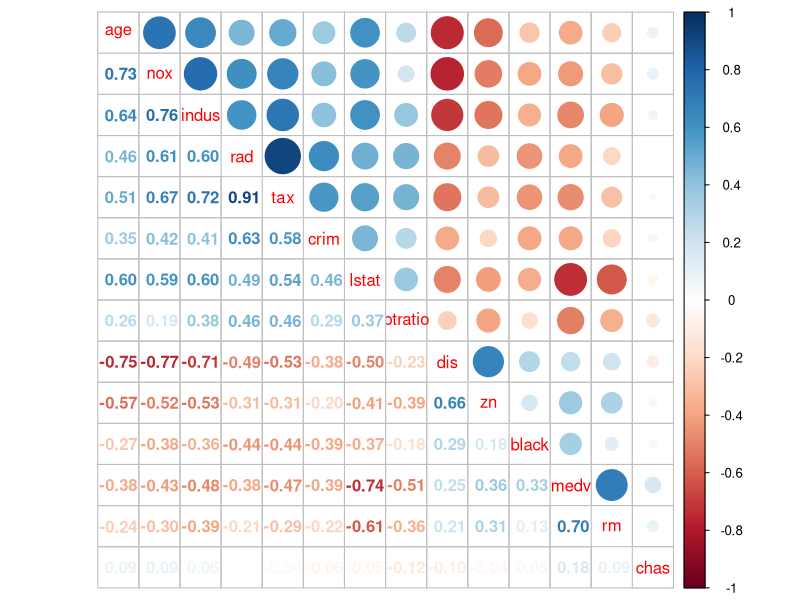
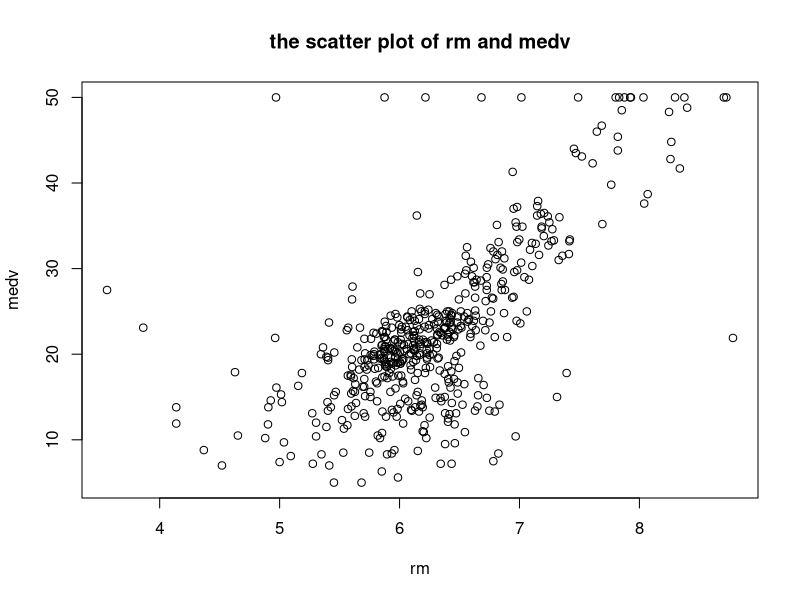

These charts were generated, in order, by the following R code: (Note: this script raises an error after producing the figures.)
library(MASS)
library(corrplot)
library(dplyr) 

summary(Boston)
head(Boston)
str(Boston)


Boston$chas <- as.numeric(as.character(Boston$chas))
corrplot.mixed(cor(Boston), order = 'AOE')

#As the plot shows the medv shows a strong relationship with the rm at 0.7, with the lstat at-0.74
#the ptratio at -0.51, several at aroud .40s


Boston$chas <- as.factor(Boston$chas)
Boston$rm <- as.numeric(as.character(Boston$rm))
Boston.df <- data.frame(Boston)
head(Boston.df)
names(Boston.df)

summary(Boston.df$rm)

plot(Boston.df$rm, Boston.df$medv, main="the scatter plot of rm and medv",xlab="rm",ylab="medv")
lm.fit_1=lm(medv~rm, data = Boston.df)
summary(lm.fit_1)
coef(lm.fit_rm)
confint(lm.fit_1)
plot(Boston.df$rm, Boston.df$medv, main="the scatter plot of rm and medv",xlab="rm",ylab="medv")
abline(lm.fit_1,lwd=3,col="red")

Boston.df$rm2<-Boston.df$rm*Boston.df$rm
lm.fit_2=lm(Boston.df$medv~Boston.df$rm2)
summary(lm.fit_2)
plot(Boston.df$medv~Boston.df$rm2)
abline(lm.fit_2,lwd=3,col="red")

lapply(Boston.df,is.numeric)
unlist(lapply(Boston.df,is.numeric))

#Add quadratic
lm.fit_3=lm(Boston.df$medv~Boston.df$rm2+Boston.df$rm)
summary(lm.fit_3)
plot(lm.fit_3)

#Add lstat

lm.fit_4=lm(Boston.df$medv~Boston.df$rm2+Boston.df$rm+Boston.df$lstat)
summary(lm.fit_4)
plot(lm.fit_4)

#add ptratio
lm.fit_5=lm(Boston.df$medv~Boston.df$rm2+Boston.df$rm+Boston.df$lstat+Boston.df$ptratio)
summary(lm.fit_5)
plot(lm.fit_5)



lm.fit_6=lm(Boston.df$medv~Boston.df$rm2+Boston.df$rm+Boston.df$lstat+Boston.df$ptratio+Boston.df$age+Boston.df$nox)
summary(lm.fit_6)
plot(lm.fit_6)

lm.fit_7=lm(Boston.df$medv~Boston.df$rm2+Boston.df$rm+Boston.df$lstat+Boston.df$ptratio+Boston.df$age+Boston.df$nox+Boston.df$dis)
summary(lm.fit_7)
plot(lm.fit_7)

#kick age out and add 1/indus since the indus shows the non business land so its ^-1 show's the porp
x <- 1/Boston.df$indus
lm.fit_8=lm(Boston.df$medv~Boston.df$rm2+Boston.df$rm+Boston.df$lstat+Boston.df$ptratio+Boston.df$nox+Boston.df$dis+x)
summary(lm.fit_8)
plot(lm.fit_8)

#coefficients(lm.fit_8)
#add crime rate and black

lm.fit_9=lm(Boston.df$medv~Boston.df$rm2+Boston.df$rm+Boston.df$lstat+Boston.df$ptratio+Boston.df$nox+Boston.df$dis+x+Boston.df$crim+Boston.df$black)
summary(lm.fit_9)
plot(lm.fit_9)

#add zn and no use
zn_1 <- 1-Boston.df$zn/100

lm.fit_9=lm(Boston.df$medv~Boston.df$rm2+Boston.df$rm+Boston.df$lstat+Boston.df$ptratio+Boston.df$nox+Boston.df$dis+x+Boston.df$crim+Boston.df$black+zn_1)
summary(lm.fit_9)
plot(lm.fit_9)

lm.fit_9=lm(Boston.df$medv~Boston.df$rm2+Boston.df$rm+Boston.df$lstat+Boston.df$ptratio+Boston.df$nox+Boston.df$dis+x+Boston.df$crim+Boston.df$black+Boston.df$rad)
summary(lm.fit_9)
plot(lm.fit_9)

lm.fit_9=lm(Boston.df$medv~Boston.df$rm2+Boston.df$rm+Boston.df$lstat+Boston.df$ptratio+Boston.df$nox+Boston.df$dis+x+Boston.df$crim+Boston.df$black+Boston.df$rad+Boston.df$tax)
summary(lm.fit_9)
plot(lm.fit_9)

















